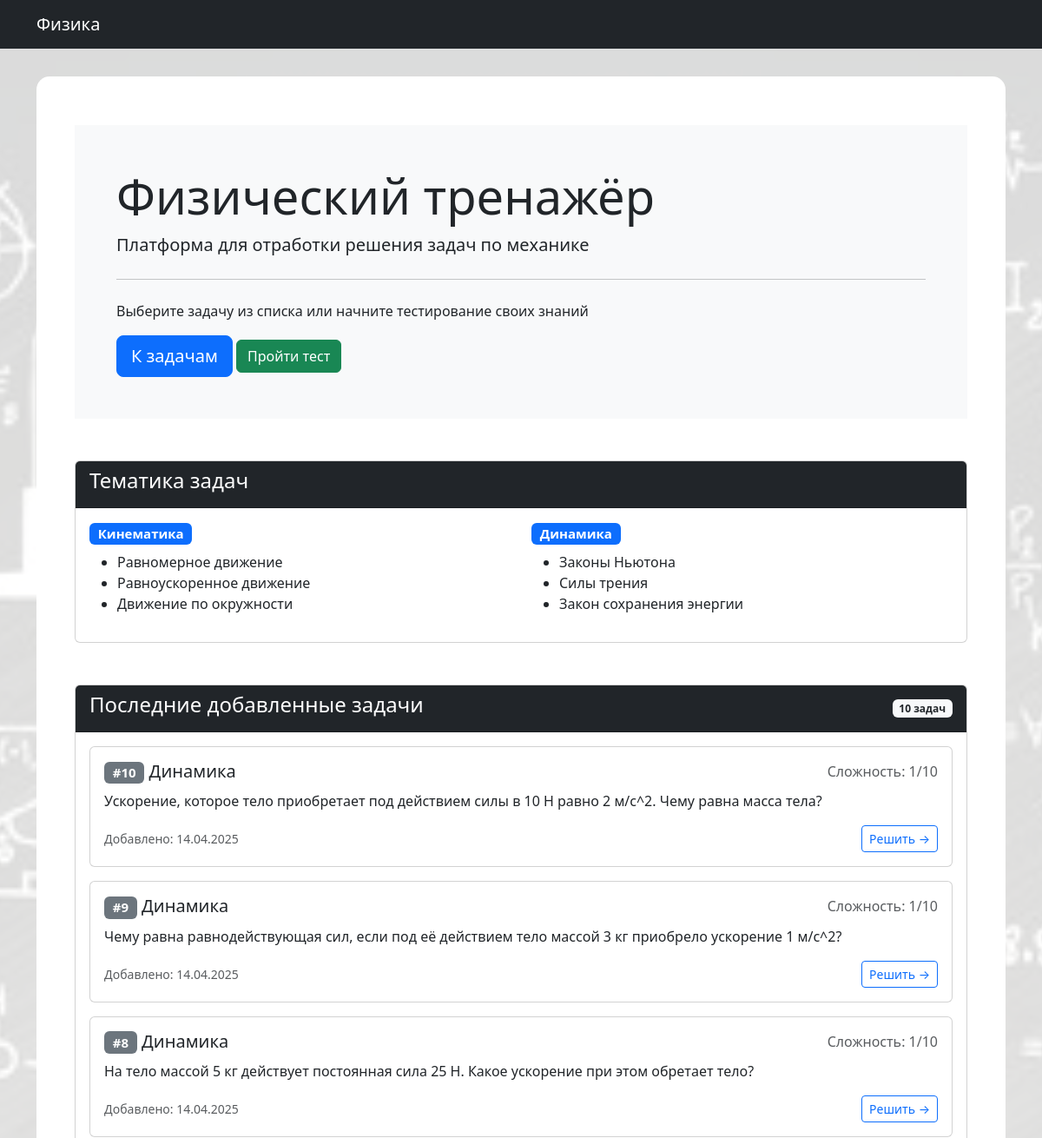
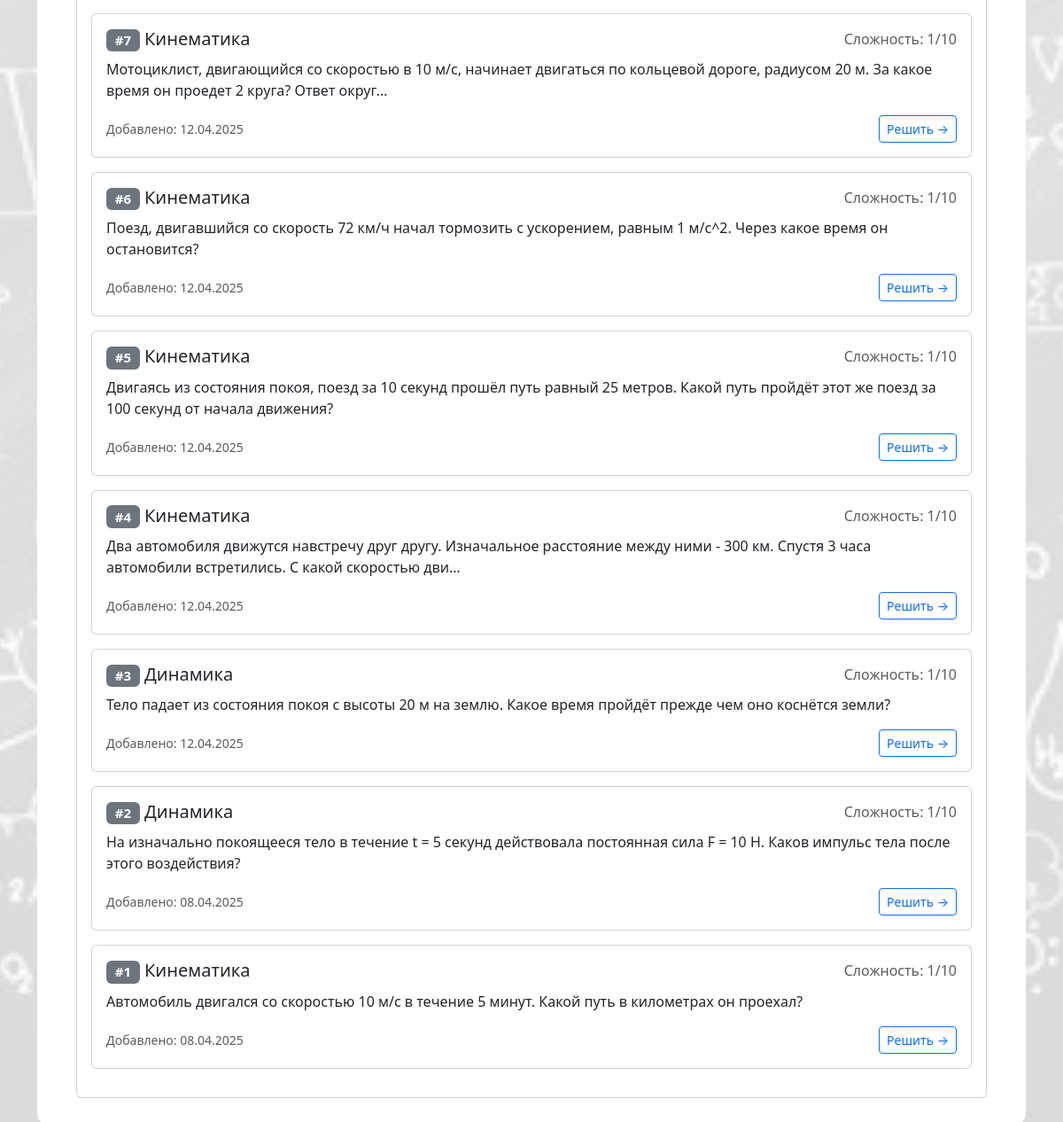
The page / on the database its author committed (2 pictures, top to bottom).
### trainer/models.py (models this page shows, shortened)
class Problem(models.Model):
    TOPIC_CHOICES = [
        ('kinematics', 'Кинематика'),
        ('dynamics', 'Динамика'),
    ]
    topic = models.CharField(
        max_length=20,
        choices=TOPIC_CHOICES,
        verbose_name='Раздел'
    )
    description = models.TextField()
    formula = models.CharField(max_length=200)  # LaTeX-формула
    answer = models.CharField(max_length=100)   # Ответ в SymPy-формате
    difficulty = models.IntegerField(default=1)
    created_at = models.DateTimeField(auto_now_add=True)

### trainer/views.py (the view)
# urls.py: path('', home, name='home'),
def home(request):
    problems = Problem.objects.all().order_by('-created_at')
    return render(request, 'trainer/home.html', {
        'problems': problems,
        'now': timezone.now()
    })

### trainer/templates/trainer/home.html
{% extends "base.html" %}
{% block content %}
<div class="container mt-4">
    <div class="jumbotron bg-light p-5 rounded-lg mb-5">
        <h1 class="display-4">Физический тренажёр</h1>
        <p class="lead">Платформа для отработки решения задач по механике</p>
        <hr class="my-4">
        <p>Выберите задачу из списка или начните тестирование своих знаний</p>
        <a class="btn btn-primary btn-lg" href="#problems" role="button">К задачам</a>
        <a href="{% url 'start-test' %}" class="btn btn-success">Пройти тест</a>
    </div>
    <div class="card mb-5">
        <div class="card-header bg-dark text-white">
            <h4>Тематика задач</h4>
        </div>
        <div class="card-body">
            <div class="row">
                <div class="col-md-6">
                    <h5><span class="badge bg-primary">Кинематика</span></h5>
                    <ul>
                        <li>Равномерное движение</li>
                        <li>Равноускоренное движение</li>
                        <li>Движение по окружности</li>
                    </ul>
                </div>
                <div class="col-md-6">
                    <h5><span class="badge bg-primary">Динамика</span></h5>
                    <ul>
                        <li>Законы Ньютона</li>
                        <li>Силы трения</li>
                        <li>Закон сохранения энергии</li>
                    </ul>
                </div>
            </div>
        </div>
    </div>
    <div id="problems" class="card">
        <div class="card-header bg-dark text-white d-flex justify-content-between align-items-center">
            <h4>Последние добавленные задачи</h4>
            <span class="badge bg-light text-dark">{{ problems.count }} задач</span>
        </div>
        <div class="card-body">
            {% for problem in problems %}
            <div class="card mb-3">
                <div class="card-body">
                    <div class="d-flex justify-content-between">
                        <h5 class="card-title">
                            <span class="badge bg-secondary">#{{ problem.id }}</span>
                            {{ problem.get_topic_display }}
                        </h5>
                        <span class="text-muted">Сложность: {{ problem.difficulty }}/10</span>
                    </div>
                    <p class="card-text">{{ problem.description|truncatechars:150 }}</p>
                    <div class="d-flex justify-content-between align-items-center">
                        <small class="text-muted">Добавлено: {{ problem.created_at|date:"d.m.Y" }}</small>
                        <a href="{% url 'problem-detail' problem.id %}" class="btn btn-sm btn-outline-primary">
                            Решить →
                        </a>
                    </div>
                </div>
            </div>
            {% empty %}
            <div class="alert alert-info">
                Пока нет добавленных задач. <a href="/admin/trainer/problem/add/">Добавьте первую задачу</a>
            </div>
            {% endfor %}
        </div>
    </div>
</div>
{% endblock %}

### templates/base.html (shortened to what this page needs)
<!DOCTYPE html>
<html lang="ru">
<head>
    {% load static %}
    <link href="https://cdn.jsdelivr.net/npm/bootstrap@5.3.0/dist/css/bootstrap.min.css" rel="stylesheet">
</head>
<body>
    <div class="background-layer">
        <nav class="navbar navbar-expand-lg navbar-dark bg-dark">
            <div class="container">
                <a class="navbar-brand" href="/">Физика</a>
            </div>
        </nav>
        <div class="container">
            <div class="content-wrapper">
                {% block content %}{% endblock %}
            </div>
        </div>
    </div>
    </body>
</html>

### rows shown on the page
Problem: id "10", topic "Динамика", difficulty "1", description "Ускорение, которое тело приобретает под действием силы в 10 Н равно 2 м/с^2. Чему равна масса тела?", created_at "14.04.2025"
Problem: id "9", topic "Динамика", difficulty "1", description "Чему равна равнодействующая сил, если под её действием тело массой 3 кг приобрело ускорение 1 м/с^2?", created_at "14.04.2025"
Problem: id "8", topic "Динамика", difficulty "1", description "На тело массой 5 кг действует постоянная сила 25 Н. Какое ускорение при этом обретает тело?", created_at "14.04.2025"
Problem: id "7", topic "Кинематика", difficulty "1", description "Мотоциклист, двигающийся со скоростью в 10 м/с, начинает двигаться по кольцевой дороге, радиусом 20 м. За какое время он проедет 2 круга? Ответ округ…", created_at "12.04.2025"
Problem: id "6", topic "Кинематика", difficulty "1", description "Поезд, двигавшийся со скорость 72 км/ч начал тормозить с ускорением, равным 1 м/с^2. Через какое время он остановится?", created_at "12.04.2025"
Problem: id "5", topic "Кинематика", difficulty "1", description "Двигаясь из состояния покоя, поезд за 10 секунд прошёл путь равный 25 метров. Какой путь пройдёт этот же поезд за 100 секунд от начала движения?", created_at "12.04.2025"
Problem: id "4", topic "Кинематика", difficulty "1", description "Два автомобиля движутся навстречу друг другу. Изначальное расстояние между ними - 300 км. Спустя 3 часа автомобили встретились. С какой скоростью дви…", created_at "12.04.2025"
Problem: id "3", topic "Динамика", difficulty "1", description "Тело падает из состояния покоя с высоты 20 м на землю. Какое время пройдёт прежде чем оно коснётся земли?", created_at "12.04.2025"
Problem: id "2", topic "Динамика", difficulty "1", description "На изначально покоящееся тело в течение t = 5 секунд действовала постоянная сила F = 10 Н. Каков импульс тела после этого воздействия?", created_at "08.04.2025"
Problem: id "1", topic "Кинематика", difficulty "1", description "Автомобиль двигался со скоростью 10 м/c в течение 5 минут. Какой путь в километрах он проехал?", created_at "08.04.2025"

### other values the page prints
{{ problems.count }} "10"
